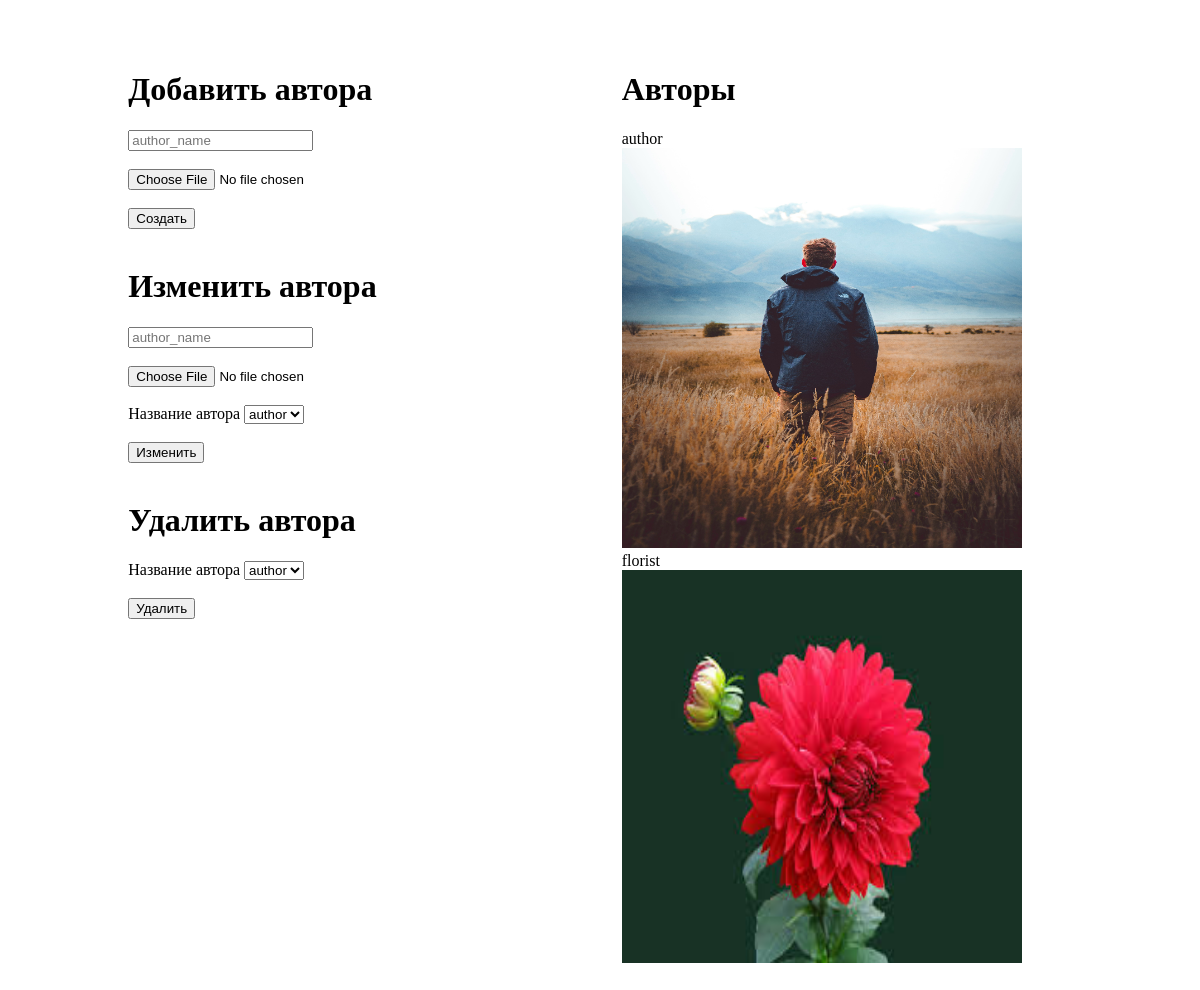
The app's page /authors with its own data.
### app/models.py (models this page shows)
class Author(models.Model):
    name = models.CharField(max_length=100)
    image = models.ImageField(upload_to='authors/%d-%m-%y')
    biography = models.TextField()

### app/views.py (the view)
# urls.py: path('authors', authors, name='authors'),
def authors(request):
    ctx = {
        'authors': Author.objects.all(),
    }
    return render(request, 'app/authors.html', context=ctx)

### app/templates/app/authors.html (shortened to what this page needs)
<!DOCTYPE html>
<html lang="en">
<head>
</head>
<body>
<div class="all_authors">
<div>
<h1>Добавить автора</h1>
    <form action="{% url 'create_author' %}" method="post" enctype="multipart/form-data">
        <input type="text" name="author_name" placeholder="author_name"><br><br>
        <input type="file" name="author_image" accept="image/*"><br><br>
        <button>Создать</button><br><br>
    </form>
    <h1>Изменить автора</h1>
    <form action="{% url 'change_author' %}" method="post" enctype="multipart/form-data">
        <input type="text" name="author_name" placeholder="author_name"><br><br>
        <input type="file" name="author_image" accept="image/*"><br><br>
        Название автора <select name="author_id">
            {% for author in authors %}
            <option value="{{author.id}}">{{author.name}}</option>
        {% endfor %}
        </select><br><br>
        <button>Изменить</button><br><br>
    </form>
        <h1>Удалить автора</h1>
    <form action="{% url 'delete_author' %}" method="post" enctype="multipart/form-data">
        Название автора <select name="author_id">
            {% for author in authors %}
            <option value="{{author.id}}">{{author.name}}</option>
        {% endfor %}
        </select><br><br>
        <button>Удалить</button><br><br>
    </form>
</div>
<div class="authors">
    <h1> Авторы</h1>
{%for author in authors%}
    <div class="author">
    <div>{{author.name}}</div>
    <img src="{{author.image.url}}">
    </div>
    {%endfor%}
</div>
</div>
</body>
</html>

### app/templates/app/authors.html (style rules this page uses)
.all_authors { margin-top: 50px; display: flex; justify-content: space-around; }
img { width: 400px; height: 400px; }
.authors { height: 80vh; overflow: scroll; overflow-x: hidden; }
.author { margin-right: 50px; }

### records on screen
Author: name "author", image (picture)
Author: name "florist", image (picture)

### other values on screen
form field author_id "author"
